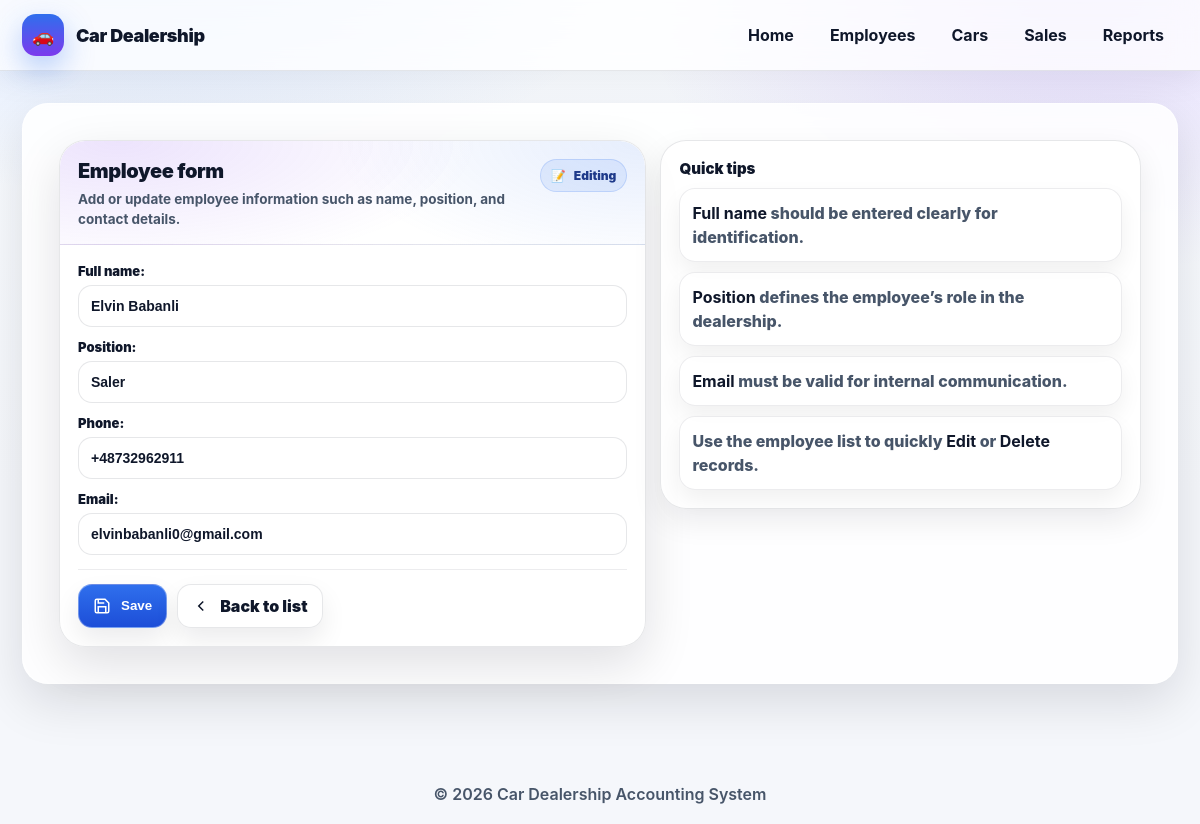
The app's page /dealership/employees/1/edit/ with its own data.
### dealership/models.py (models this page shows, shortened)
class TimeStampedModel(models.Model):
    created_at = models.DateTimeField(auto_now_add=True)
    updated_at = models.DateTimeField(auto_now=True)
    class Meta:
        abstract = True

class Employee(TimeStampedModel):
    full_name = models.CharField(max_length=120)
    position = models.CharField(max_length=80)
    phone = models.CharField(max_length=20, validators=[phone_validator])
    email = models.EmailField(unique=True)

### dealership/views.py (the view)
# urls.py: path("employees/<int:pk>/edit/", views.EmployeeUpdateView.as_view(), name="employee_edit"),
class EmployeeUpdateView(UpdateView):
    model = Employee
    form_class = EmployeeForm
    template_name = "dealership/employee_form.html"
    success_url = reverse_lazy("dealership:employee_list")

### dealership/forms.py
class EmployeeForm(forms.ModelForm):
    class Meta:
        model = Employee
        fields = ["full_name", "position", "phone", "email"]

### dealership/templates/dealership/employee_form.html (shortened to what this page needs)
{% extends "base.html" %}
{% block content %}
<div class="form-page">
  <section class="panel" id="formPanel">
    <div class="panel-head">
      <div>
        <h2 class="title">Employee form</h2>
        <p class="subtitle">
          Add or update employee information such as name, position, and contact details.
        </p>
      </div>
      <span class="pill" id="modePill">
      </span>
    </div>
    <div class="panel-body">
      <form method="post" id="empForm" novalidate>
        {{ form.as_p }}
        <div class="actions">
          <button type="submit" class="btn primary">
            <span class="ic" aria-hidden="true">
              <svg viewBox="0 0 24 24" width="18" height="18" fill="none" stroke="currentColor" stroke-width="2">
                <path d="M19 21H5a2 2 0 0 1-2-2V5a2 2 0 0 1 2-2h11l5 5v11a2 2 0 0 1-2 2Z"/>
                <path d="M17 21v-8H7v8"/>
                <path d="M7 3v5h8"/>
              </svg>
            </span>
            Save
          </button>
          <a class="btn" href="{% url 'dealership:employee_list' %}">
            <span class="ic" aria-hidden="true">
              <svg viewBox="0 0 24 24" width="18" height="18" fill="none" stroke="currentColor" stroke-width="2">
                <path d="M15 18l-6-6 6-6"/>
              </svg>
            </span>
            Back to list
          </a>
        </div>
      </form>
    </div>
  </section>
  <aside class="side" id="sidePanel">
    <h3>Quick tips</h3>
    <ul class="tips">
      <li class="tip"><strong>Full name</strong> should be entered clearly for identification.</li>
      <li class="tip"><strong>Position</strong> defines the employee’s role in the dealership.</li>
      <li class="tip"><strong>Email</strong> must be valid for internal communication.</li>
      <li class="tip">Use the employee list to quickly <strong>Edit</strong> or <strong>Delete</strong> records.</li>
    </ul>
  </aside>
</div>
{% endblock %}

### dealership/templates/base.html (style rules this page uses)
:root { --bg:#f5f7fb; --surface:rgba(255,255,255,.85); --surface-2:#ffffff; --text:#0f172a; --muted:#475569; --border:rgba(15,23,42,.10); --primary:#2f6fed; --primary-2:#1d4ed8; --accent:#7c3aed; --shadow:0 18px 50px rgba(2,6,23,.12); --shadow-soft:0 10px 28px rgba(2,6,23,.08); --radius-xl:26px; --radius-lg:18px; --radius-md:14px; --ease:cubic-bezier(.2,.8,.2,1); }
* { box-sizing:border-box }
html,body { margin:0;padding:0 }
body { font-family: Inter, system-ui, -apple-system, Segoe UI, Roboto, Arial, sans-serif; background: radial-gradient(1000px 500px at 10% -10%, rgba(47,111,237,.18), transparent 55%), radial-gradient(800px 500px at 90% 0%, rgba(124,58,237,.16), transparent 55%), linear-gradient(180deg, #f8fbff 0%, var(--bg) 60%); color:var(--text); min-height:100vh; }

### dealership/templates/dealership/employee_form.html (style rules this page uses)
:root { --text:#0f172a; --muted:#475569; --border:rgba(15,23,42,.10); --primary:#2f6fed; --primary-2:#1d4ed8; --accent:#7c3aed; --shadow:0 18px 50px rgba(2,6,23,.12); --shadow-soft:0 12px 30px rgba(2,6,23,.08); --radius-xl:26px; --radius-lg:18px; --radius-md:14px; --ease:cubic-bezier(.2,.8,.2,1); }
.form-page { display:grid; grid-template-columns: 1.1fr .9fr; gap: 14px; align-items:start; }
.panel { background: rgba(255,255,255,.88); border: 1px solid var(--border); border-radius: var(--radius-xl); box-shadow: var(--shadow); overflow:hidden; transform: translateY(10px); opacity: 0; transition: transform .9s var(--ease), opacity .9s var(--ease); }
.panel.is-in { transform:none; opacity:1; }
.panel-head { padding: 18px 18px 14px; display:flex; align-items:flex-start; justify-content:space-between; gap: 12px; border-bottom: 1px solid rgba(15,23,42,.08); background: radial-gradient(600px 220px at 10% 0%, rgba(124,58,237,.14), transparent 60%), radial-gradient(520px 220px at 100% 0%, rgba(47,111,237,.12), transparent 60%), rgba(255,255,255,.75); backdrop-filter: blur(10px); }
.title { margin:0; font-size: 20px; letter-spacing:-.02em; color: var(--text); font-weight: 1000; }
.subtitle { margin: 6px 0 0; color: var(--muted); font-weight: 700; font-size: 13.5px; line-height: 1.5; max-width: 70ch; }
.pill { display:inline-flex; align-items:center; gap:8px; padding: 8px 10px; border-radius: 999px; background: rgba(47,111,237,.10); border: 1px solid rgba(47,111,237,.18); color: #1e3a8a; font-weight: 900; font-size: 12px; white-space: nowrap; }
.panel-body { padding: 18px; }
form p { margin: 0 0 12px; }
label { display:block; margin: 0 0 6px; color: var(--text); font-weight: 900; font-size: 13px; }
input, select, textarea { width:100%; border-radius: 14px; border: 1px solid var(--border); padding: 12px; background: rgba(255,255,255,.92); color: var(--text); font-weight: 800; font-size: 14px; outline:none; transition: box-shadow .25s var(--ease), border-color .25s var(--ease), transform .25s var(--ease); }
.actions { display:flex; gap: 10px; flex-wrap: wrap; margin-top: 14px; padding-top: 14px; border-top: 1px solid rgba(15,23,42,.08); }
.btn { display:inline-flex; align-items:center; gap:10px; padding: 11px 14px; border-radius: 14px; border:1px solid var(--border); background: rgba(255,255,255,.92); color: var(--text); font-weight: 900; text-decoration:none; box-shadow: 0 12px 26px rgba(2,6,23,.08); transition: transform .25s var(--ease), box-shadow .25s var(--ease), border-color .25s var(--ease); cursor:pointer; }
.btn.primary { background: linear-gradient(180deg, var(--primary), var(--primary-2)); border-color: rgba(255,255,255,.35); color:#fff; }
.btn .ic { width:18px;height:18px; display:inline-flex; align-items:center; justify-content:center; }
.side { background: rgba(255,255,255,.86); border: 1px solid var(--border); border-radius: var(--radius-xl); box-shadow: var(--shadow-soft); padding: 18px; transform: translateY(12px); opacity: 0; transition: transform 1s var(--ease), opacity 1s var(--ease); transition-delay:.06s; }
.side.is-in { transform:none; opacity:1; }
.side h3 { margin: 0 0 10px; font-size: 15px; font-weight: 1000; color: var(--text); }
.tips { list-style:none; margin:0; padding:0; display:grid; gap:10px; }
.tip { border-radius: 16px; padding: 12px; background: rgba(255,255,255,.9); border: 1px solid rgba(15,23,42,.08); box-shadow: 0 10px 22px rgba(2,6,23,.06); color: var(--muted); font-weight: 800; line-height: 1.5; }
.tip strong { color: var(--text); }

### records on screen
Employee: full_name "Elvin Babanli", position "Saler", phone "+48732962911", email "elvinbabanli0@gmail.com"

### other values on screen
{{ now|default:"2026" }} "2026"
